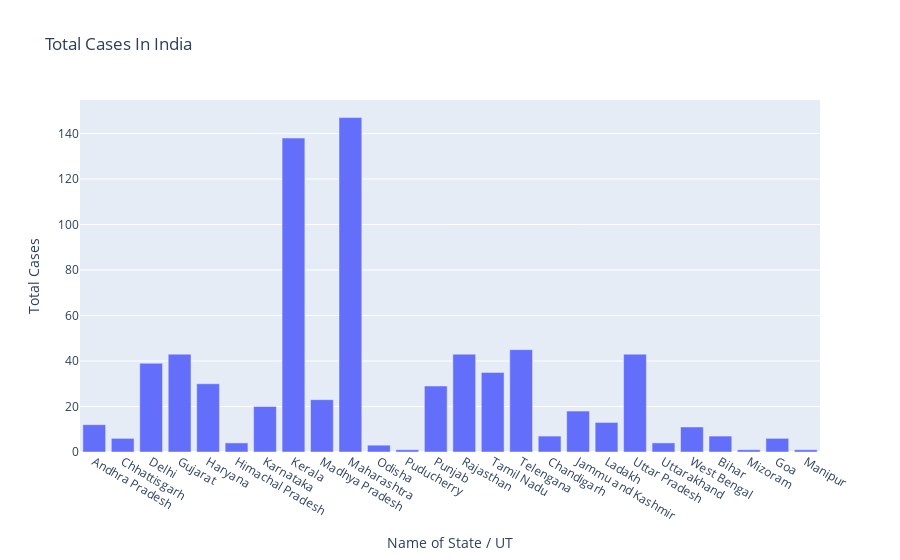

Write notebook code for a chart like this one.
### Markdown cell above
### Object Orientated Viz

### Code cell
# matplolib
fig = plt.figure(figsize = (20,10), dpi=200)
axes = fig.add_axes([0, 0, 1, 1]) # creating a canvas
# draw plot
axes.bar(df['Name of State / UT'], df['Total Cases'])
axes.set_title("Total Cases In India")
axes.set_xlabel("Name of  the states")
axes.set_ylabel("Total Cases")
plt.show()

# plolty oo viz
fig = go.Figure()
fig.add_trace(go.Bar(x = df['Name of State / UT'], y = df['Total Cases']))
fig.update_layout(title = 'Total Cases In India', xaxis = dict(title='Name of State / UT'), yaxis = dict(title='Total Cases'))

### Figure 1 — Plotly figure (JSON) as saved in the notebook; plotly's stock layout.template omitted (floating-point values rounded to 4 significant figures)
{"data": [{"type": "bar", "x": ["Andhra Pradesh", "Chhattisgarh", "Delhi", "Gujarat", "Haryana", "Himachal Pradesh", "Karnataka", "Kerala", "Madhya Pradesh", "Maharashtra", "Odisha", "Puducherry", "Punjab", "Rajasthan", "Tamil Nadu", "Telengana", "Chandigarh", "Jammu and Kashmir", "Ladakh", "Uttar Pradesh", "Uttarakhand", "West Bengal", "Bihar", "Mizoram", "Goa", "Manipur"], "y": [12, 6, 39, 43, 30, 4, 20, 138, 23, 147, 3, 1, 29, 43, 35, 45, 7, 18, 13, 43, 4, 11, 7, 1, 6, 1]}], "layout": {"title": {"text": "Total Cases In India"}, "xaxis": {"title": {"text": "Name of State / UT"}}, "yaxis": {"title": {"text": "Total Cases"}}}}
